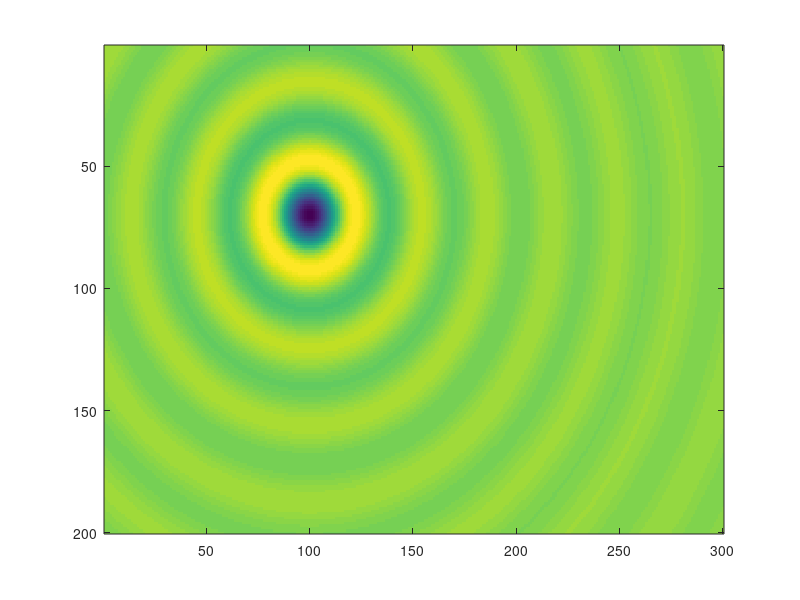

This chart was generated by the following MATLAB code: (Note: this script raises an error after producing the figure.)
function optimizeDEMO

close all
dbstop if error

[surface, minimums, maximums] = makeOptimizationLandscape1;
costFunction = makeCostFunction(surface);

figure;
imagesc(surface);

optimize(costFunction,minimums,maximums,@drawPopulation);
end

function [r, mi, ma] = makeOptimizationLandscape1
    mi = [1; 1];
    ma = [ 300;  200];
    [X,Y] = meshgrid((mi(1):ma(1))-100,(mi(2):ma(2))-70);
    r = sqrt(X.^2 + Y.^2)/5;
    r = -sin(r)./r;
    r(isnan(r)) = -1;
end

function f = makeCostFunction(costSurface)
    f = @costFunction;
    function c = costFunction(params)
        c = costSurface(round(params(2)),round(params(1)));
    end
end

function h = drawPopulation(population, bestInd)
    h(1) = plot(population(1,:),population(2,:),'wx'); hold on
    h(2) = plot(population(1,:),population(2,:),'b+'); hold on
    h(3) = plot(population(1,bestInd),population(2,bestInd),'g+');
end